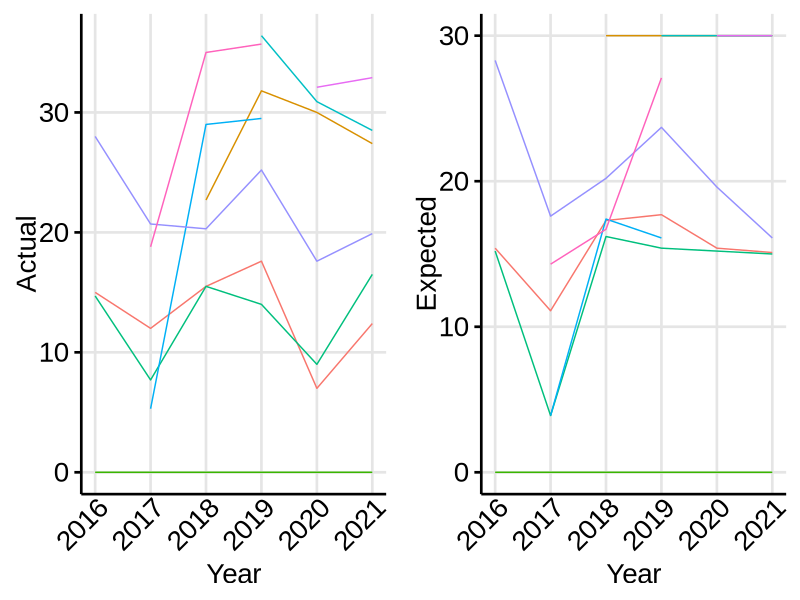

Write R code to recreate this figure. (Note: this script raises an error after producing the figure.)
## ---- chunk 1
library(ggplot2)
library(magrittr)
library(dplyr)
library(gridExtra)
library(flextable)


theme_doc<- function(base_size = 20, base_family = "Arial") { #this function sets the theme for the whole figure
  theme_bw(base_size = base_size, base_family = base_family) %+replace% #also note that this creates a bunch of font warnings that are not a real problem, I just haven't dealt with it yet
#  theme_bw()+
    theme(
      plot.title=element_text(size=20,colour='black',hjust = 0.5),
      plot.background=element_blank(),
      panel.grid.minor=element_blank(),
      panel.grid.major=element_line(color="grey90"),
      panel.border = element_blank(),
      panel.background = element_blank(),
      axis.line.x = element_line(colour='black'),
      axis.line.y = element_line(colour='black'),
      axis.text=element_text(size=20,colour='black'),
      axis.ticks.y=element_line(colour='black'),
      axis.ticks.x=element_blank(),
      axis.title.y=element_text(colour='black',angle=90),
      axis.title.x=element_text(colour='black'),
      legend.background=element_blank(),
      legend.text=element_text(colour='black',size=20),
      legend.title=element_text(colour='black',size=20),
      legend.position = "none",
      strip.background=element_blank(),
      strip.text=element_text(size=20,colour='black'),
      axis.text.x = element_text(angle = 45, hjust=1, vjust=1.1)
    )
}
dummy<-read.csv("OBS_rates.csv")
p1<-ggplot(data=dummy, aes(x=Year, y=Actual, color=Strata))+
         geom_line()+
  theme_doc()
p2<-ggplot(data=dummy, aes(x=Year, y=Expected, color=Strata))+
         geom_line()+
  theme_doc()
grid.arrange(p1,p2, nrow=1)
## ---- chunk 2

# Create a flextable
table_caption=paste0("Table ", params$chapter, ".", params$appendix, ".2. Count of  ",params$name, " lengths measured by at-sea and port observers by area, year, and gear. Gear types include pelagic trawl (PTR), non-pelagic trawl (NPT), pot (POT), or hook and line (HAL). Areas include the Aleutian Islands (AI), Bering Sea (BS), Western Gulf of Alaska (WGOA), Central Gulf of Alaska (CGOA), West Yakutat (WY), and East Yakutat (EY).")
dummy%>%
  flextable() %>%
  fontsize(size=11, part="all")%>%
  add_header_lines(values = table_caption) %>%
  font(part = "all", fontname = "New Times Roman") %>%
  align(#j = c("NPT","HAL", "POT", "PTR", "HAL", "Sum"), 
    align = "right", part="body") %>%
  align(#j = c("NPT","HAL", "POT", "PTR", "HAL", "Sum"), 
    align = "left", part="head") %>%
  line_spacing(space = 0.25, part = "body")%>%
  border(part = "head", i = c(1:length(table_caption)),
         border = list("width" = 0, color = "black", style = "solid"))
  # set_caption(
  #   as_paragraph(
  #     as_chunk(paste0("Table ", params$chapter, ".", params$appendix, ".2. Count of  ",params$name, " lengths measured by at-sea and port observers by area, year, and gear. Gear types include pelagic trawl (PTR), non-pelagic trawl (NPT), pot (POT), or hook and line (HAL). Areas include the Aleutian Islands (AI), Bering Sea (BS), Western Gulf of Alaska (WGOA), Central Gulf of Alaska (CGOA), West Yakutat (WY), and East Yakutat (EY)."), props=fp_text_default(align="left"))))
## ---- chunk 3
p3<-ggplot(data=dummy, aes(x=Year, y=Actual, color=Strata))+
         geom_line()+
  theme_doc()
p4<-ggplot(data=dummy, aes(x=Year, y=Expected, color=Strata))+
         geom_line()+
  theme_doc()
grid.arrange(p3,p4, nrow=1)
## ---- chunk 4
ggplot(data=dummy, aes(x=Year, y=Actual, color=Strata))+
         geom_line()+
  theme_doc()

## ---- chunk 5
ggplot(data=dummy, aes(x=Year, y=Actual, color=Strata))+
         geom_line()+
  theme_doc()

## ---- chunk 6
ggplot(data=dummy, aes(x=Year, y=Actual, color=Strata))+
         geom_line()+
  theme_doc()
